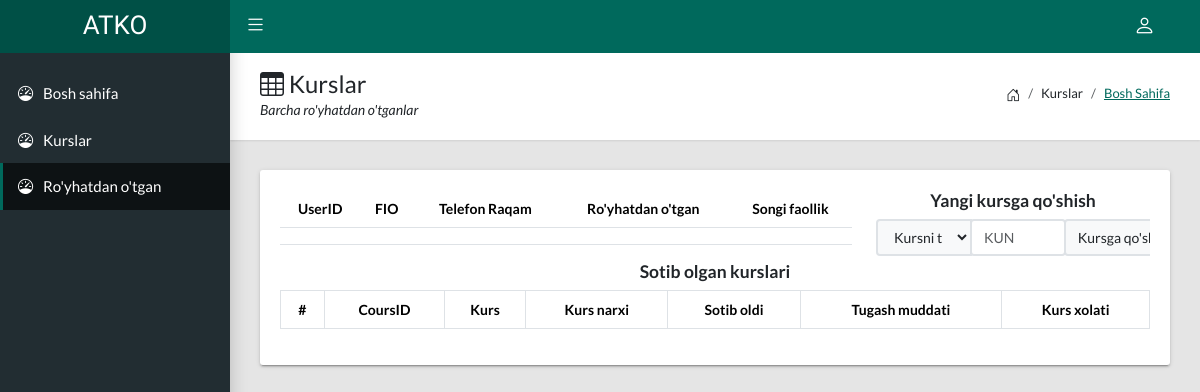
Page /admin/users_eye.php?UserID=4000000001 (signed in) on the earlier database version.
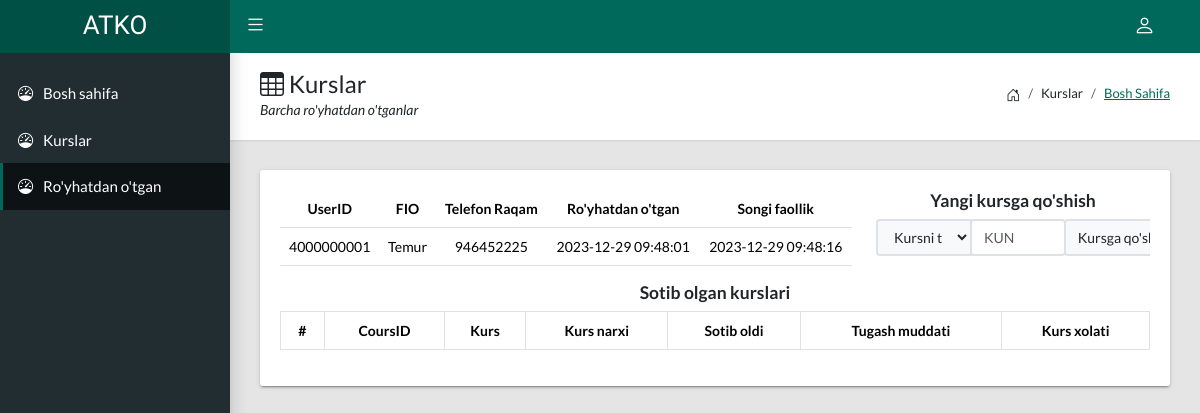
Same page on the later database version.
### tables this page shows
CREATE TABLE `user` (
  `id` int(11) NOT NULL,
  `UserID` varchar(25) NOT NULL,
  `FIO` varchar(45) NOT NULL,
  `Phone` varchar(45) NOT NULL,
  `Data` timestamp NOT NULL DEFAULT current_timestamp(),
  `HoverData` timestamp NOT NULL DEFAULT current_timestamp()
);

### admin/users_eye.php (the view, shortened to what the changed rows need)
<!DOCTYPE html>
<?php
  include("../config/confige.php");
  $sql = "SELECT * FROM `user` WHERE `UserID`='".$_GET['UserID']."'";
  $res = $conn->query($sql);
  $row = $res->fetch();
?>
<html lang="en">
  <head>
    <link rel="stylesheet" type="text/css" href="css/main.css">
    <link rel="stylesheet" type="text/css" href="https://cdn.jsdelivr.net/npm/bootstrap-icons@1.10.5/font/bootstrap-icons.css">
  </head>
  <body class="app sidebar-mini">
    <main class="app-content">
      <div class="app-title">
        <div>
          <h1><i class="bi bi-table"></i> Kurslar</h1>
        </div>
      </div>
      <div class="row">
        <div class="col-md-12">
          <div class="tile">
            <div class="tile-body">
              <div class="table-responsive">
                <div class="row">
                    <div class="col-lg-8">
                        <table class="table text-center">
                            <thead>
                                <th>UserID</th>
                                <th>FIO</th>
                                <th>Telefon Raqam</th>
                                <th>Ro'yhatdan o'tgan</th>
                                <th>Songi faollik</th>
                            </thead>
                            <tbody>
                                <tr>
                                    <td><?php echo $row['UserID']; ?></td>
                                    <td><?php echo $row['FIO']; ?></td>
                                    <td><?php echo $row['Phone']; ?></td>
                                    <td><?php echo $row['Data']; ?></td>
                                    <td><?php echo $row['HoverData']; ?></td>
                                </tr>
                            </tbody>
                        </table>
                    </div>
                </div>
                <table class="table table-hover table-bordered text-center">
                  <thead>
                    <tr>
                      <th>#</th>
                      <th>CoursID</th>
                      <th>Kurs</th>
                      <th>Kurs narxi</th>
                      <th>Sotib oldi</th>
                      <th>Tugash muddati</th>
                      <th>Kurs xolati</th>
                    </tr>
                  </thead>
                </table>
              </div>
            </div>
          </div>
        </div>
      </div>
    </main>
    <link rel="stylesheet" href="https://cdn.datatables.net/v/bs5/dt-1.13.4/datatables.min.css">
  </body>
</html>

Differences in the rows shown:
added user: UserID "4000000001", FIO "Temur", Phone "946452225", Data "2023-12-29 09:48:01", HoverData "2023-12-29 09:48:16"
